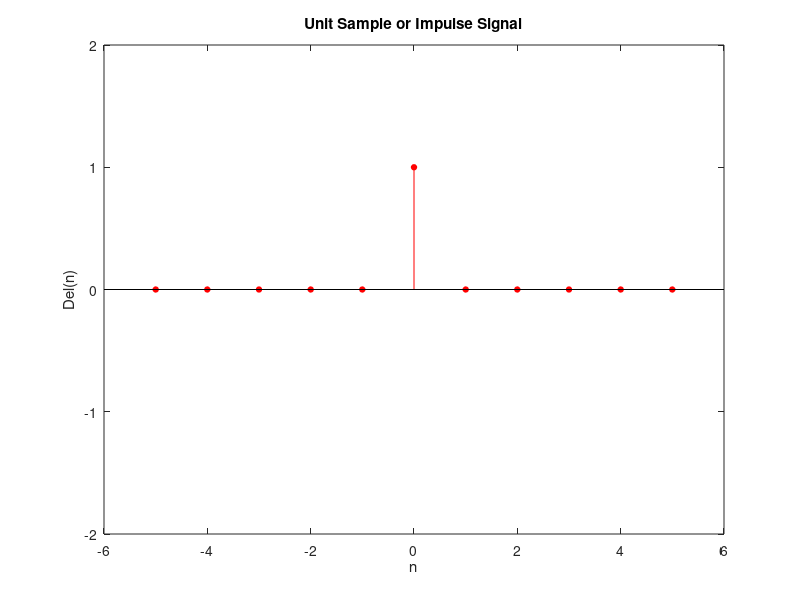

This figure's MATLAB source:
% del(n) = 1 if n=0
%          0 otherwise

n1=-5;
n2=5;
n=n1:n2;
len = length(n);
x=zeros(1,len);

for i=1:len
    if(n(i)==0)
        x(i)=1;
    end
end

Hs = stem(n,x,'r','filled');
set(Hs,'markersize',4);
set(gca,'ylim',[-2,2]);
xlabel('n');
ylabel('Del(n)');

title('Unit Sample or Impulse Signal');
